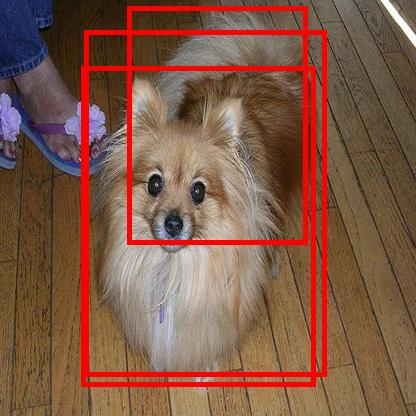

This figure's Python source:
from torch.utils.data import Dataset
from config import *
from PIL import Image, ImageFont
from albumentations.pytorch import ToTensorV2
import albumentations as A
import torch
import numpy as np
from model import *
from dataset import *
from torch.utils.data import DataLoader
import easy_read
import time

font_path = "/home/MyServer/My_Code/MachineLearning/dog_detect/FORTE.TTF"
img_path = "/home/MyServer/data/dogs/images/images/n02086240-Shih-Tzu/n02086240_1725.jpg"
save_path = "/home/MyServer/My_Code/MachineLearning/dog_detect/prediction.jpg"

class test_model():
    def __init__(self, model_path, names_file, class_num):
        self.names = easy_read.read_names(names_file)
        self.model = YoloNet(3, class_num).to(DEVICE)
        self.model.load_state_dict(torch.load(model_path))
        self.model.eval()
        self.transforms = A.Compose([
            A.Normalize(mean=[0, 0, 0], std=[1, 1, 1],
            max_pixel_value=255,),   # 标准化，归一化
            ToTensorV2()        # 转为tensor
            ])
    
    def iou_count(self, box1, box2):     # 用于计算存在物体的位置的预测box与实际的所有box之间的iou
        xmin1 = box1[..., 0:1] - box1[..., 2:3] / 2
        xmax1 = box1[..., 0:1] + box1[..., 2:3] / 2
        ymin1 = box1[..., 1:2] - box1[..., 3:4] / 2
        ymax1 = box1[..., 1:2] + box1[..., 3:4] / 2

        xmin2 = box2[..., 0:1] - box2[..., 2:3] / 2
        xmax2 = box2[..., 0:1] + box2[..., 2:3] / 2
        ymin2 = box2[..., 1:2] - box2[..., 3:4] / 2
        ymax2 = box2[..., 1:2] + box2[..., 3:4] / 2

        x1 = torch.max(xmin1, xmin2)
        y1 = torch.max(ymin1, ymin2)
        x2 = torch.min(xmax1, xmax2)
        y2 = torch.min(ymax1, ymax2)

        i = (x2 - x1).clamp(0) * (y2 - y1).clamp(0)     # 使其限制在最小不小于0
        s_box1 = abs((xmax1 - xmin1) * (ymax1 - ymin1))
        s_box2 = abs((xmax2 - xmin2) * (ymax2 - ymin2))

        iou = i / (s_box1+s_box2-i+1e-6)       # 为了避免出现分母为0的情况，加上一个很小的数

        return iou

    def get_imgarray(self, img_path):
        img = Image.open(img_path).convert("RGB").resize((416, 416), Image.BICUBIC)
        
        img_arry = np.array(img)
        augmentations = self.transforms(image=img_arry)
        img_arry = augmentations["image"]
        img_arry = img_arry.unsqueeze(0)
        img_arry = img_arry.to(DEVICE)

        return img_arry, img

    def nms(self, boxes, iou_threshold, obj_threshold):     # NMS算法
        obj_boxes = []
        obj_boxes = sorted(boxes, key=lambda x: x[1], reverse=True) # 按置信度大小进行排列

        obj_boxes = [box for box in boxes if box[1] > obj_threshold]    # 筛选出大于置信度的box并保留

        final_boxes = []
        while obj_boxes:
            chosen_box = obj_boxes.pop(0)   # 取出置信度最大的box
            obj_boxes = [box for box in obj_boxes
                                if box[0] != chosen_box[0] 
                                or self.iou_count(
                                    torch.tensor(chosen_box[2:]),
                                    torch.tensor(box[2:]),
                                    )< iou_threshold
                        ]
            final_boxes.append(chosen_box)
        return final_boxes
    
    def plot_img(self, img, boxes):
        for i in range(len(boxes)):
            dog_class, score, x, y, w, h = boxes[i]
            x = x * 416
            y = y * 416
            w = w * 416
            h = h * 416
            xmin = int(x - w//2)
            xmax = int(x + w//2)
            ymin = int(y - h//2)
            ymax = int(y + h//2)
            dog_name = self.names[int(dog_class)]
            print(dog_name, score)
            a = ImageDraw.ImageDraw(img)
            font = ImageFont.truetype(font_path, 20)
            a.rectangle(((xmin, ymin), (xmax, ymax)), fill=None, outline='red', width=5)
            a.text((xmin, ymin-20), dog_name, fill="red", font=font)

    def prediction(self, img_path, save_path):
        img_arry, img_original = self.get_imgarray(img_path)    # 图像转换
        with torch.no_grad():       # 以下操作均在无梯度下进行，以防改变参数
            predictions = self.model(img_arry)      # 预测
            bboxes = []
            for i in range(3):      # 遍历三个尺度
                predictions[i] = predictions[i].squeeze(0)      # 把batch维度去掉
                S = predictions[i].shape[1]
                anchors = torch.tensor([*ANCHORS[i]]).to(DEVICE) * S     # 正常大小的anchor box
                anchors = anchors.reshape(len(anchors), 1, 1, 2)

                box_predictions = predictions[i][..., 1:5]
                # 将输出的tx,ty转为x,y（网格中的相对位置）
                box_predictions[..., 0:2] = torch.sigmoid(box_predictions[..., 0:2])
                # 将tw,th变为真实的w,h，相对于该尺度
                box_predictions[..., 2:] = torch.exp(box_predictions[..., 2:]) * anchors
                # 提取出置信度，表示是否存在物体
                scores = torch.sigmoid(predictions[i][..., 0:1])    # 预测的置信度
                # 取出种类。对于论文，作者是通过一个阈值来取出这个box的种类，因为它可能属于多类
                # 为了方便，这里就直接取最大种类作为该类
                best_class = torch.argmax(predictions[i][..., 5:], dim=-1).unsqueeze(-1)
                # 取出网格位置
                cell_indices = (torch.arange(S).repeat(3, S, 1).unsqueeze(-1).to(DEVICE))
                # 计算出绝对位置，并将x,y,w,h从该feature map的尺度归一化
                x = (box_predictions[..., 0:1] + cell_indices) / S
                y = (box_predictions[..., 1:2] + cell_indices.permute(0, 2, 1, 3)) / S
                w_h = 1 / S * box_predictions[..., 2:4]
                # 将同一个尺度下所有的box（无论有无物体）的数据都放在一个list里面
                converted_bboxes = torch.cat((best_class, scores, x, y, w_h), dim=-1).reshape(3 * S * S, 6)
                pre_boxes = converted_bboxes.tolist()

                bboxes += pre_boxes     # 累积三个尺度的所有box

            # nms筛选三个尺度的所有框
            final_boxes = self.nms(bboxes, iou_threshold=0.5, obj_threshold=0.2)

            self.plot_img(img_original, final_boxes)    # 画框

            img_original.save(save_path)


if __name__ == "__main__":
    test = test_model(MODEL_PATH, NAMES_FILE, 120)
    test.prediction(img_path, save_path)
    # prediction(img_path, NAMES_FILE, save_path)
    # dataset = YoloDataset(IMGS_PATH, ANNATATIONS_PATH, NAMES_FILE, 
    #                         IMG_SIZE, ANCHORS)
    # train_loader = DataLoader(dataset, 16, shuffle=True)
    # model = YoloNet(3, 120).to(DEVICE)
    # model.load_state_dict(torch.load(MODEL_PATH))
    # model.eval()
    # check_class_accuracy(model, train_loader, 0.05)
